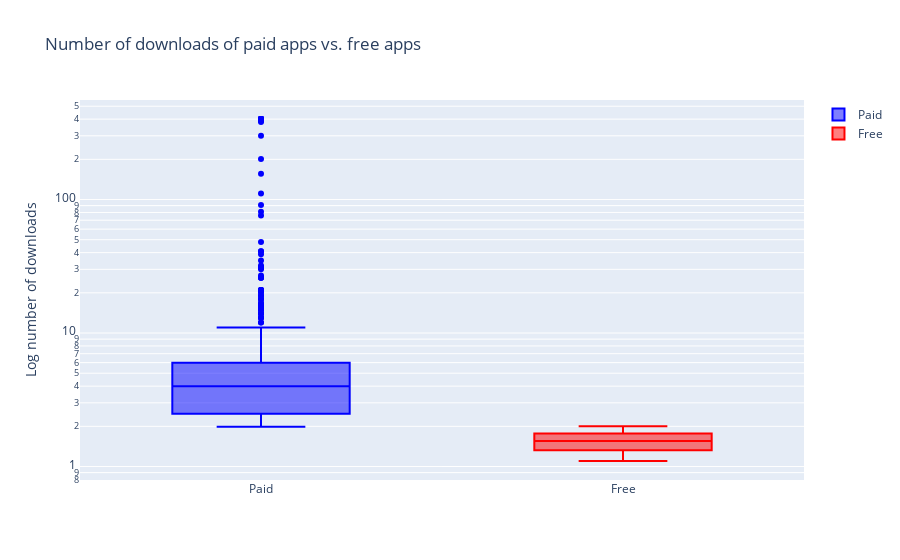

Notebook cell for this chart:
### Code cell
# Replace zero installs with 1 for log transformation
apps['Installs'] = apps['Installs'].replace(0, 1)
apps['Installs'] = apps['Installs'] + 1  # Shift data slightly to avoid clustering around 0

# Ensure 'Installs' column is numeric
apps['Installs'] = pd.to_numeric(apps['Installs'], errors='coerce')

# Handle missing values
apps = apps.dropna(subset=['Installs'])

# Create traces for the box plot
trace0 = go.Box(
    y=apps[apps['Type'] == 'Paid']['Installs'],
    name='Paid',
    marker=dict(color='blue')
)

trace1 = go.Box(
    y=apps[apps['Type'] == 'Free']['Installs'],
    name='Free',
    marker=dict(color='red')
)

# Define the layout
layout = go.Layout(
    title="Number of downloads of paid apps vs. free apps",
    yaxis=dict(
        title="Log number of downloads",
        type='log',
        autorange=True
    )
)

data = [trace0, trace1]
plotly.offline.iplot({'data': data, 'layout': layout})

### Figure 1 — Plotly figure (JSON) as saved in the notebook; plotly's stock layout.template omitted (floating-point values rounded to 4 significant figures; data arrays with more than 128 entries replaced by an {"elided": "..."} marker saying what was removed)
{"data": [{"marker": {"color": "blue"}, "name": "Paid", "type": "box", "y": {"elided": "756 float values"}}, {"marker": {"color": "red"}, "name": "Free", "type": "box", "y": {"elided": "8903 float values"}}], "layout": {"autosize": true, "title": {"text": "Number of downloads of paid apps vs. free apps"}, "xaxis": {"autorange": true, "range": [-0.5, 1.5], "type": "category"}, "yaxis": {"autorange": true, "range": [-0.1009, 2.745], "title": {"text": "Log number of downloads"}, "type": "log"}}}
